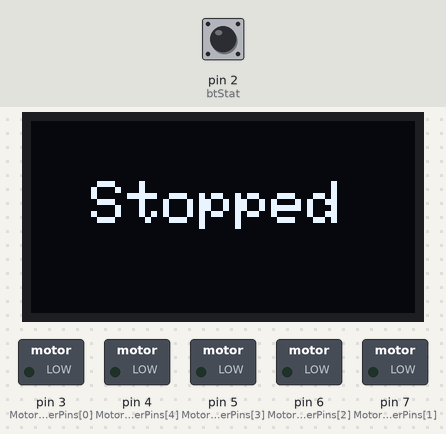
Bench run of a sketch on a simulated Arduino Uno, built with avr-gcc and run on an emulated ATmega328P. On the bench: 128×64 one-colour display, switched loads named in the sketch (green lamp = pin HIGH). Inputs (shaded band) come from the test bench; at power-on: pin 2 (btStat) HIGH.

Above: at 1.2 s.
1.3 s: pin 2 (btStat) pulled LOW for 0.15 s
At 1.42 s:
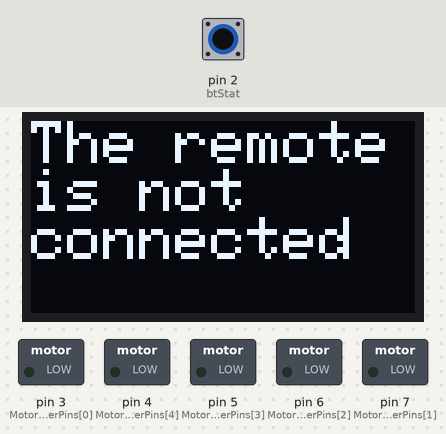
3.0 s: pin 2 (btStat) pulled LOW for 3.2 s
Timing chart, 0 to 6.0 s (numbered marks = the images above; inputs shaded):
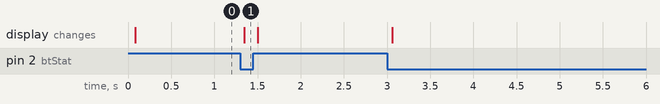

Measured:
- after the input at 1.3 s, the display: changes after 0.05 s (image 1)

The sketch:

finPrjRX.ino
```cpp
#include <Wire.h>
#include <Adafruit_GFX.h>
#include <Adafruit_SSD1306.h>


//Oled display object with its parameters, width, height, TWI object, reset
#define WIDTH 128     // OLED display width, in pixels
#define HEIGHT 64     // OLED display height, in pixels
#define RESET     -1  // Reset pin (-1 since its not used)
#define ADDRESS 0x3C  //OLED i2c address
Adafruit_SSD1306 display(WIDTH,HEIGHT, &Wire, RESET);

//Receive data array
byte dataArr[2] = {0,0};
#define speed dataArr[1]
#define ButtonsState dataArr[0]

//Motor Driver pins array
const byte MotorDriverPins[5] = {3, 7, 6, 5, 4};
#define enA  MotorDriverPins[0]
#define in1  MotorDriverPins[1]
#define in2  MotorDriverPins[2]
#define in3  MotorDriverPins[3]
#define in4  MotorDriverPins[4]

//bluetooth connection state pin
#define btStat 2


void setup() {

	//pins mode setup
	pinMode(btStat, INPUT_PULLUP);

	for (int i = 0; i < 5; i++) {
		pinMode(MotorDriverPins[i], OUTPUT);
	}

	//init serial
	Serial.begin(38400);

	//init display
	display.begin(SSD1306_SWITCHCAPVCC, ADDRESS);

	//stop the car in case of random values on the output at startup
	stop();

	//Set the display sittings
	display.clearDisplay();
	display.setTextSize(2);
	display.setTextColor(SSD1306_WHITE);
	display.display();
}

void loop() {

		//if bluetooth is connected
		if(digitalRead(btStat)){

			//if there's more 2 bytes of data in the UART receive buffer, Load those
			//bytes into the receive data array
			if (Serial.available() >= 2) {
				Serial.readBytes(dataArr, 2 );
			}else{ //else, empty the receive buffer
				int temp = Serial.read();
			}

			//set the PWM value as received from the receive data array
			analogWrite(enA, speed);

			//switch between the buttons state values from their respective byte from the
			//Receive data array
			switch (ButtonsState){

			case 0b00001110:
				forward();
				OledPrint("Forward", 20, 20);
				break;

			case 0b00001101:
				backward();
				OledPrint("Backward", 20, 20);
				break;

			case 0b00001011:
				right();
				OledPrint("Right", 20, 20);
				break;

			case 0b00000111:
				left();
				OledPrint("Left", 20, 20);
				break;

			default:
				stop();
				OledPrint("Stopped", 20, 20);
				break;
			}

			 //else if the bluetooth is not connected, show on
			 //display and stop the car and empty the receive buffer
		}else{
			stop();
			OledPrint("The remote\nis not\nconnected\n", 0, 0);
			int temp = Serial.read();
		}

		//a small delay for the serial to stabilize
		delay(10);
}


void forward(){
	// Set Motor A reverse
	digitalWrite(in1, LOW);
	digitalWrite(in2, HIGH);

	// Set Motor B reverse
	digitalWrite(in3, LOW);
	digitalWrite(in4, HIGH);

}

void backward(){
	// Set Motor A forward
	digitalWrite(in1, HIGH);
	digitalWrite(in2, LOW);

	// Set Motor B forward
	digitalWrite(in3, HIGH);
	digitalWrite(in4, LOW);
}

void right(){
	// Set Motor A reverse
	digitalWrite(in1, LOW);
	digitalWrite(in2, HIGH);

	// Set Motor B forward
	digitalWrite(in3, HIGH);
	digitalWrite(in4, LOW);
}

void left(){
	// Set Motor A forward
	digitalWrite(in1, HIGH);
	digitalWrite(in2, LOW);

	// Set Motor B reverse
	digitalWrite(in3, LOW);
	digitalWrite(in4, HIGH);
}

void stop(){
	// Set Motor A forward
	digitalWrite(in1, LOW);
	digitalWrite(in2, LOW);

	// Set Motor B reverse
	digitalWrite(in3, LOW);
	digitalWrite(in4, LOW);
}


//function to directly print text on the OLED
void OledPrint(String text , int x, int y){
	display.clearDisplay();
	display.setCursor(x,y);
	display.print(text);
	display.display();
}
```
